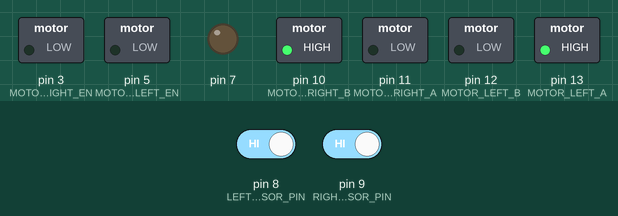
Recording of a program running on a simulated Arduino Uno, built with avr-gcc and run on an emulated ATmega328P. Shown: switched loads named in the program (green lamp = pin HIGH), output pins drawn as LEDs (lit = HIGH). The inputs (shaded band) are chosen by the test bench; at power-on: pin 8 (LEFT_SENSOR_PIN) HIGH, pin 9 (RIGHT_SENSOR_PIN) HIGH.

Above: at 1.2 s.
1.3 s: pin 8 (LEFT_SENSOR_PIN) driven LOW
At 2.0 s:
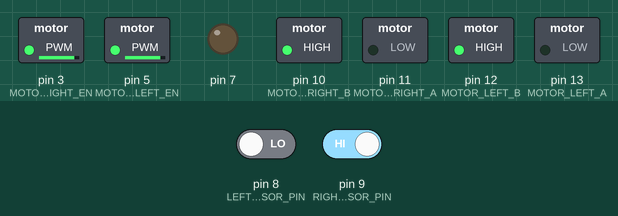
2.8 s: pin 9 (RIGHT_SENSOR_PIN) driven LOW
At 3.1 s:
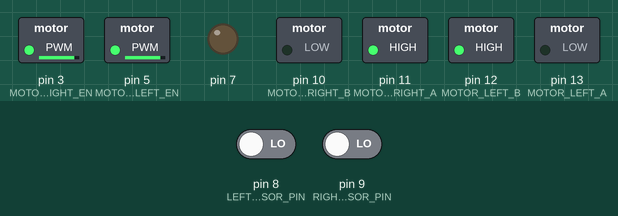
4.3 s: pin 8 (LEFT_SENSOR_PIN) driven HIGH
At 5.5 s:
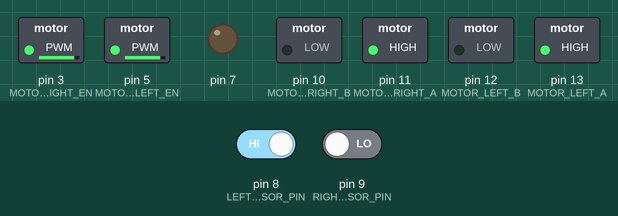
5.8 s: pin 9 (RIGHT_SENSOR_PIN) driven HIGH
At 6.6 s:
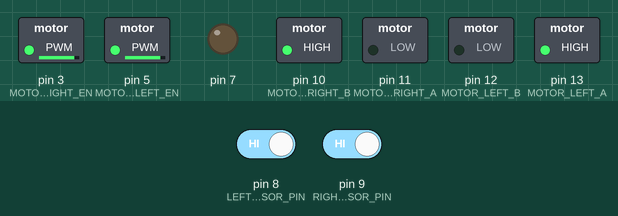
Timing chart, 0 to 8.3 s (numbered marks = the images above; inputs shaded):
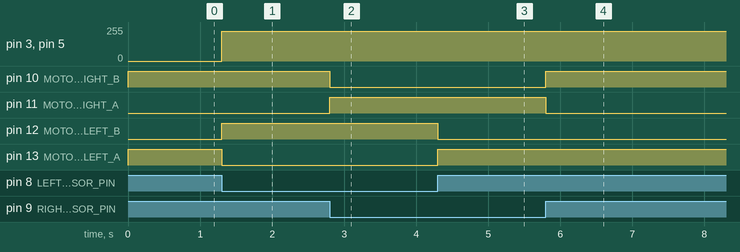

The program:

main.cpp
```cpp
#include <Arduino.h>
#include "Car.cpp"
#include "GraySensor.cpp"
#include "PIDController.cpp"

enum GrayValue
{
  BLACK = 1,
  WHITE = 0
};

Car car;
GraySensor sensor(7, 6);                 // clock=7, data=6
PIDController pidController(5, 0.03, 2); // Kp, Ki, Kd

void setup()
{
  Serial.begin(115200);
  car.setSpeed(100);
  car.setTurnSpeed(80);
}

void pid_trackLine()
{
  int *grayValues = sensor.getGrayValues();
  double targetPosition = 4; // 预期位置
  int currentPosition = 10;  // 当前位置
  for (int i = 0, j = 0; i < 8; i++)
  {
    if (grayValues[i] == BLACK)
    {
      currentPosition = i;
      j++;
      break;
    }
    if (j > 6)
    {
      car.stop();
      return;
    }
  }

  int err = currentPosition - targetPosition;
  if (currentPosition != 10)
    Serial.print(err);
  if (err > 1)
  {
    // car.turnRight();
    car.turnLeft();
    Serial.println("left");
  }
  else if (err < 0)
  {
    // car.turnLeft();
    car.turnRight();
    Serial.println("right");
  }
  else
  {
    car.forward();
    Serial.println("forward");
  }
}

void trackLine()
{
  int *grayValues = sensor.getGrayValues();

  if ((grayValues[3] || grayValues[4]))
  {
    car.forward();
  }
  else if ((grayValues[0] || grayValues[1] || grayValues[2]) && (~grayValues[7] && ~grayValues[6] && ~grayValues[5]))
  {
    car.turnLeft();
  }
  else if ((grayValues[7] || grayValues[6] || grayValues[5]) && (~grayValues[0] && ~grayValues[1] && ~grayValues[2]))
  {
    car.turnRight();
  }

  for (int i = 0, j = 0; i < 7; i++)
  {
    if (grayValues[i] && grayValues[i + 1])
      j++;

    if (j > 6)
    {
      car.stop();
      return;
    }
  }
}

void avoidObstacle()
{
  if (car.leftObstacle() && !car.rightObstacle())
  {
    car.turnRight();
  }
  else if (!car.leftObstacle() && car.rightObstacle())
  {
    car.turnLeft();
  }
  else if (car.leftObstacle() && car.rightObstacle())
  {
    car.backward();
  }
  else
  {
    car.forward();
  }
}

void loop()
{
  // car.updateSpeed();
  //  //trackLine();
  avoidObstacle();
  //pid_trackLine();
  // // trackLine();

  // car.forward();
  //  delay(1000);
  //  // car.setSpeed(100);
  //  delay(1000);
  // car.backward();
  //  delay(1000);
  //  car.turnLeft(200);
  //  delay(1000);
  //  car.turnRight(200);
  //  delay(1000);
  //  car.stop();
  //  delay(5000);

  // car.turnLeft();
  //   for(int i=0;i<100;i++){

  //   // Serial.println("speed: "+(String)i);
  //   car.setTurnSpeed(i);
  //   car.turnLeft();
  //   delay(50);
  // }
  // car.stop();

  // delay(5000);
}
```

Car.cpp
```cpp
#include <Arduino.h>

class Car
{
private:
    int MOTOR_LEFT_A = 13;
    int MOTOR_LEFT_B = 12;
    int MOTOR_RIGHT_A = 11;
    int MOTOR_RIGHT_B = 10;
    int LEFT_SENSOR_PIN = 8;
    int RIGHT_SENSOR_PIN = 9;
    int MOTOR_LEFT_EN = 5;
    int MOTOR_RIGHT_EN = 3;
    int carSpeed = 0;
    int TURNSPEED = 50;

public:
    Car()
    {
        pinMode(MOTOR_LEFT_A, OUTPUT);
        pinMode(MOTOR_LEFT_B, OUTPUT);
        pinMode(MOTOR_RIGHT_A, OUTPUT);
        pinMode(MOTOR_RIGHT_B, OUTPUT);
        pinMode(MOTOR_LEFT_EN, OUTPUT);
        pinMode(MOTOR_RIGHT_EN, OUTPUT);
        pinMode(LEFT_SENSOR_PIN, INPUT);
        pinMode(RIGHT_SENSOR_PIN, INPUT);
    }

    void forward()
    {
        digitalWrite(MOTOR_LEFT_A, HIGH);
        digitalWrite(MOTOR_LEFT_B, LOW);
        digitalWrite(MOTOR_RIGHT_A, LOW);
        digitalWrite(MOTOR_RIGHT_B, HIGH);
    }

    void backward()
    {
        digitalWrite(MOTOR_LEFT_A, LOW);
        digitalWrite(MOTOR_LEFT_B, HIGH);
        digitalWrite(MOTOR_RIGHT_A, HIGH);
        digitalWrite(MOTOR_RIGHT_B, LOW);
    }

    void turnLeft()
    {
        digitalWrite(MOTOR_LEFT_A, HIGH);
        digitalWrite(MOTOR_LEFT_B, LOW);
        digitalWrite(MOTOR_RIGHT_A, HIGH);
        digitalWrite(MOTOR_RIGHT_B, LOW);
        analogWrite(MOTOR_RIGHT_EN, TURNSPEED);
        analogWrite(MOTOR_LEFT_EN, TURNSPEED);
    }

    void turnRight()
    {
        digitalWrite(MOTOR_LEFT_A, LOW);
        digitalWrite(MOTOR_LEFT_B, HIGH);
        digitalWrite(MOTOR_RIGHT_A, LOW);
        digitalWrite(MOTOR_RIGHT_B, HIGH);
        analogWrite(MOTOR_RIGHT_EN, TURNSPEED);
        analogWrite(MOTOR_LEFT_EN, TURNSPEED);
    }

    void stop()
    {
        digitalWrite(MOTOR_LEFT_A, LOW);
        digitalWrite(MOTOR_LEFT_B, LOW);
        digitalWrite(MOTOR_RIGHT_A, LOW);
        digitalWrite(MOTOR_RIGHT_B, LOW);
    }

    int leftObstacle()
    {
        return digitalRead(LEFT_SENSOR_PIN) == LOW ? 1 : 0;
    }

    int rightObstacle()
    {
        return digitalRead(RIGHT_SENSOR_PIN) == LOW ? 1 : 0;
    }

    void setSpeed(int speed) // speed 0-100
    {
        if (!speed)
        {
            carSpeed = 0;
            return;
        }
        carSpeed = map(speed, 0, 100, 100, 255);
    }

    void setTurnSpeed(int speed) // speed 0-100
    {
        if (!speed)
        {
            carSpeed = 0;
            return;
        }
        TURNSPEED = map(speed, 0, 100, 100, 255);
    }

    void updateSpeed()
    {
        analogWrite(MOTOR_RIGHT_EN, carSpeed);
        analogWrite(MOTOR_LEFT_EN, carSpeed);
    }
};
```

GraySensor.cpp
```cpp
#include<Arduino.h>
class GraySensor {
public:
    GraySensor(int clkPin, int datPin) : clkPin(clkPin), datPin(datPin) {
        pinMode(clkPin, OUTPUT); //设置时钟为输出
        pinMode(datPin, INPUT_PULLUP); //设置数据为输入
        digitalWrite(clkPin, 0);
    }

    int* getGrayValues() {
        static int grayValues[8];
        unsigned char sensor_status = gw_gray_serial_read_simple();
        for (int i = 0; i < 8; ++i) {
            grayValues[i] = ~((sensor_status >> i) & 0x1) & 0x1;
        }
        return grayValues;
    }

private:
    int clkPin;
    int datPin;

    void gray_gpio_clk_high() {
        digitalWrite(clkPin, 1);
    }

    void gray_gpio_clk_low() {
        digitalWrite(clkPin, 0);
    }

    unsigned char gw_gray_serial_read_simple() {
        unsigned char ret = 0;
        for (int i = 0; i < 8; ++i) {
            ret <<= 1;
            gray_gpio_clk_high();
            ret |= digitalRead(datPin);
            gray_gpio_clk_low();
            delayMicroseconds(1);
        }
        return ret;
    }
};
```

PIDController.cpp
```cpp
#include<Arduino.h>
class PIDController
{
public:
    PIDController(double Kp, double Ki, double Kd)
            : Kp(Kp), Ki(Ki), Kd(Kd), error(0.0), lastError(0.0) {}

    double calculate(double targetPosition, double currentPosition)
    {
        error = targetPosition - currentPosition;
        Serial.println(error);
        double pidOutput = Kp * error + Ki * error + Kd * (error - lastError);
        lastError = error;
        //lastError=0;
        return pidOutput;
    }

private:
    double Kp;
    double Ki;
    double Kd;
    double error;
    double lastError;
};
```

Measured:
- after the input at 1.3 s, pin 3 (MOTOR_RIGHT_EN), pin 5 (MOTOR_LEFT_EN): 0/255 → 224/255 at once; pin 12 (MOTOR_LEFT_B): LOW → HIGH at once; pin 13 (MOTOR_LEFT_A): HIGH → LOW at once
- after the input at 2.8 s, pin 10 (MOTOR_RIGHT_B): HIGH → LOW at once; pin 11 (MOTOR_RIGHT_A): LOW → HIGH at once
- after the input at 4.3 s, pin 12 (MOTOR_LEFT_B): HIGH → LOW at once; pin 13 (MOTOR_LEFT_A): LOW → HIGH at once
- after the input at 5.8 s, pin 10 (MOTOR_RIGHT_B): LOW → HIGH at once; pin 11 (MOTOR_RIGHT_A): HIGH → LOW at once
